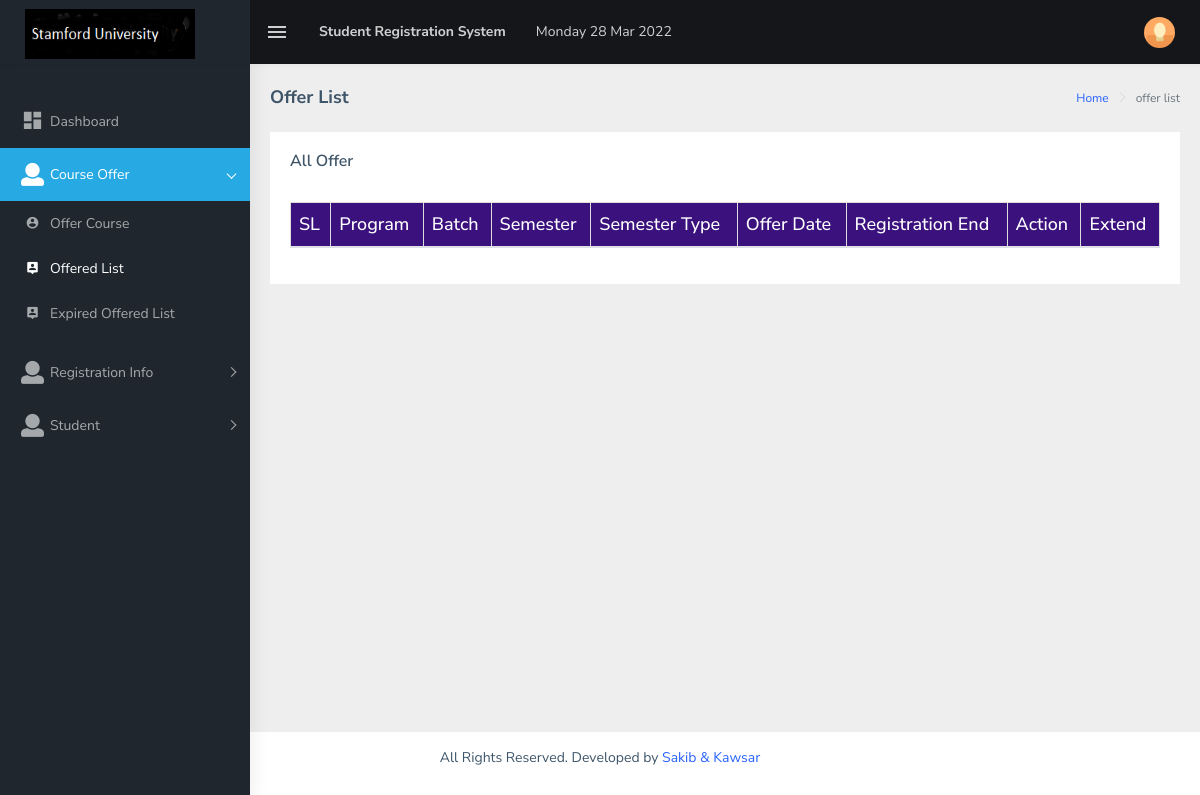
Before: /app/offer-list.php (signed in) with the older database file.
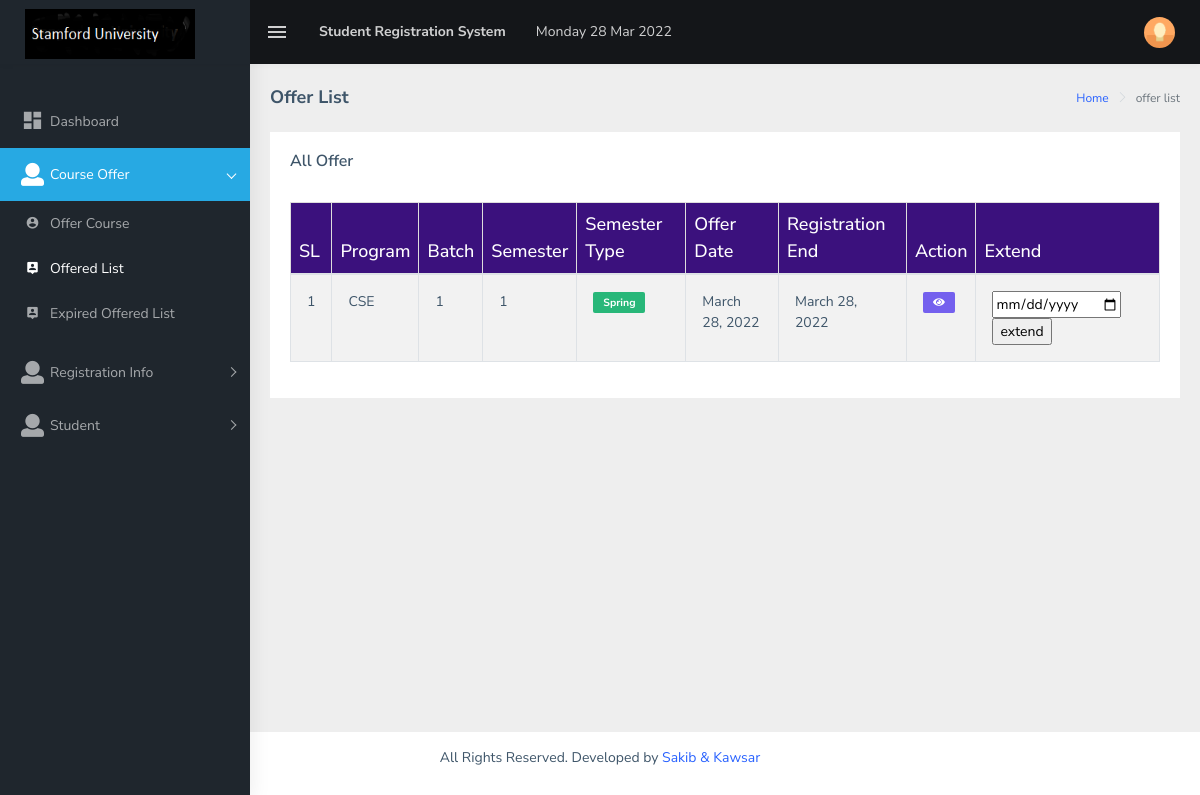
After: the same page with the newer database file.
### tables this page shows
CREATE TABLE `offered_courses_info` (
  `id` int(11) NOT NULL,
  `program` varchar(255) NOT NULL,
  `batch` int(11) NOT NULL,
  `semester` varchar(200) NOT NULL,
  `offer_date` varchar(100) NOT NULL,
  `registration_end` varchar(100) NOT NULL,
  `user_id` int(11) NOT NULL,
  `deletion_status` tinyint(3) NOT NULL DEFAULT 0
);

### app/core/Database.php (called while the page is built, shortened)
<?php
Class Database {
    public $host = DB_HOST;
    public $user = DB_USER;
    public $pass = DB_PASS;
    public $dbname = DB_NAME;
    public $link;
    private function connectDB() {
        $this->link = new mysqli($this->host, $this->user, $this->pass, $this->dbname);
    }
    public function select($query) {
        $result = $this->link->query($query) or
                die($this->link->error . __LINE__);
        if ($result->num_rows > 0) {
            return $result;
        } else {
            return false;
        }
    }
}
?>

### app/class/Admin.php (called while the page is built, shortened)
<?php
class Admin {
    private $db;
    public function __construct() {
        $this->db = new Database();
    }
    public function getAllOffer() {
        $query = "SELECT * FROM offered_courses_info WHERE deletion_status = 0 AND registration_end >= DATE(NOW()) ORDER BY id DESC";
        $result = $this->db->select($query);
        return $result;
    }
}
?>

### app/core/Format.php (called while the page is built, shortened)
<?php
class Format {
    public function formatDate($date) {
        return date('F j, Y', strtotime($date));
    }
    public function getSemesterType($date) {
        $current_month = date('m', strtotime($date));
        $spring = array(1,2,3,4,5,6);
        if (in_array($current_month,$spring)) {
            return 'Spring';
        } else {
            return 'Fall';
        }
    }
}
?>

### app/offer-list.php (the view, shortened to what the changed rows need)
<?php include 'header.php'; ?>
<?php
$getStu = $admin->getAllOffer();
?>
<div class="page-wrapper">
    <div class="container-fluid">
        <div class="row">
            <div class="col-md-12">
                <div class="card">
                    <div class="card-body">
                        <br>
                        <div class="table-responsive">
                            <table id="zero_config" class="table table-striped table-bordered tbl">
                                <thead>
                                    <tr>
                                        <th>SL</th>
                                        <th>Program</th>
                                        <th>Batch</th>
                                        <th>Semester</th>
                                        <th>Semester Type</th>
                                        <th>Offer Date</th>
                                        <th>Registration End</th>
                                        <th>Action</th>
                                        <th>Extend</th>
                                    </tr>
                                </thead>
                                <tbody>
                                    <?php
                                    if ($getStu) {
                                        $i = 0;
                                        while ($result = $getStu->fetch_assoc()) {
                                            $i++;
                                            ?>
                                            <tr>
                                                <td><?php echo $i; ?></td>
                                                <td><?php echo $result['program']; ?></td>
                                                <td><?php echo $result['batch']; ?></td>
                                                <td><?php echo $result['semester']; ?></td>
                                                <td><span class="label label-success"><b><?php echo $fm->getSemesterType($result['offer_date']); ?></b></span></td>
                                                <td><?php echo $fm->formatDate($result['offer_date']); ?></td>
                                                <td><?php echo $fm->formatDate($result['registration_end']); ?></td>
                                                <td>
                                                <a target="_blank" href="view-offer-details.php?oid=<?php echo $result['id']; ?>"><span class="label label-primary"><i class="fas fa-eye"></i></span></a>
                                                </td>
                                                <td>
                                                    <form method="post" action="">
                                                        <input type="date" name="extend_date">
                                                        <input type="submit" name="extend" value="extend">
                                                    </form>
                                                </td>
                                            </tr>
                                            <?php
                                        }
                                    }
                                    ?>
                                </tbody>
                            </table>
                        </div>
                    </div>
                </div>
            </div>
        </div>
    </div>
</div>
<?php include 'footer.php'; ?>

Changed rows visible on the page:
added offered_courses_info: program "CSE", batch "1", semester "1", offer_date "Spring", offer_date "March 28, 2022", registration_end "March 28, 2022"
